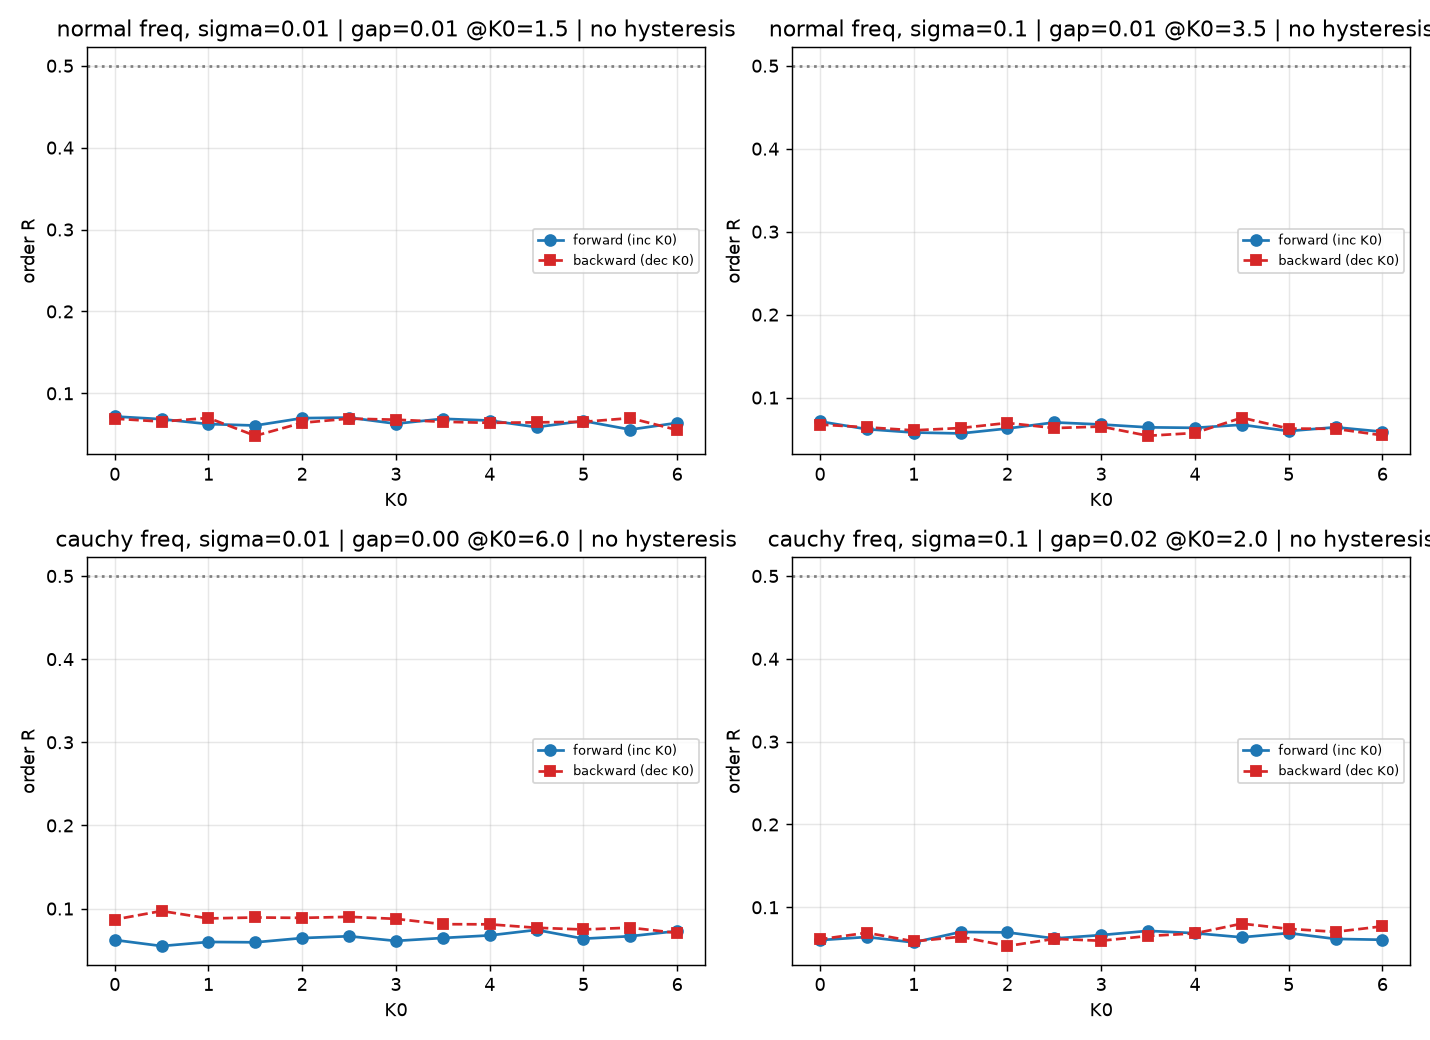

Reproduce this figure in Python.
"""Arbitration: resolve EMP-004 (gemini: hysteresis) vs EMP-008 (minimax: no hysteresis)
for World A Dossier #001 (Kuramoto + K0*R^alpha nonlinear feedback, alpha=2).
Hypothesis: transition order is FREQUENCY-DISTRIBUTION dependent.
  normal spread  -> coherent nucleation -> bistability -> HYSTERESIS (endorses EMP-004)
  cauchy spread  -> incoherent stabilised (Keff->0 as R->0) -> NO hysteresis (endorses EMP-008)
Forward (increasing K0) and backward (decreasing K0) sweeps on same trajectory."""
import numpy as np
import matplotlib
matplotlib.use('Agg')
import matplotlib.pyplot as plt

N = 200
ALPHA = 2.0
DT = 0.05
T_TRANS = 50.0
T_MEAS = 50.0
SEED = 12345

def make_freqs(dist, rng):
    if dist == 'normal':
        return rng.normal(0.0, 1.0, N)
    return np.clip(rng.standard_cauchy(N), -6.0, 6.0)

def deriv(th, om, Keff, R, psi):
    return om + Keff * R * np.sin(psi - th)

def run_sweep(om, K0_list, sigma, rng, carry=None):
    th = carry if carry is not None else rng.uniform(0, 2*np.pi, N)
    Ravg = []
    ntrans = int(T_TRANS/DT); nmeas = int(T_MEAS/DT)
    for K0 in K0_list:
        acc = 0.0; cnt = 0
        for step in range(ntrans + nmeas):
            z = np.mean(np.exp(1j*th)); R = abs(z); psi = np.angle(z)
            Keff = K0 * (R**ALPHA)
            k1 = deriv(th, om, Keff, R, psi)
            th2 = th + 0.5*DT*k1
            z2 = np.mean(np.exp(1j*th2)); R2=abs(z2); p2=np.angle(z2)
            k2 = deriv(th2, om, K0*(R2**ALPHA), R2, p2)
            th3 = th + 0.5*DT*k2
            z3 = np.mean(np.exp(1j*th3)); R3=abs(z3); p3=np.angle(z3)
            k3 = deriv(th3, om, K0*(R3**ALPHA), R3, p3)
            th4 = th + DT*k3
            z4 = np.mean(np.exp(1j*th4)); R4=abs(z4); p4=np.angle(z4)
            k4 = deriv(th4, om, K0*(R4**ALPHA), R4, p4)
            th = th + (DT/6.0)*(k1 + 2*k2 + 2*k3 + k4)
            if sigma > 0:
                th = th + sigma*np.sqrt(DT)*rng.standard_normal(N)
            if step >= ntrans:
                acc += abs(np.mean(np.exp(1j*th))); cnt += 1
        Ravg.append(acc/cnt)
    return np.array(K0_list), np.array(Ravg), th

def main():
    grid = np.round(np.arange(0.0, 6.01, 0.5), 2)
    fwd = grid.tolist(); bwd = grid[::-1].tolist()
    configs = [('normal',0.01),('normal',0.10),('cauchy',0.01),('cauchy',0.10)]
    fig, axes = plt.subplots(2,2, figsize=(11,8))
    out = []
    for idx,(dist,sigma) in enumerate(configs):
        rng = np.random.default_rng(SEED + idx*7)
        om = make_freqs(dist, rng)
        Kf, Rf, th_end = run_sweep(om, fwd, sigma, rng)
        Kb, Rb, _ = run_sweep(om, bwd, sigma, rng, carry=th_end)
        Rb_by_K = dict(zip(Kb, Rb))
        gap = 0.0; gapK = 0.0
        for k, rf in zip(Kf, Rf):
            rb = Rb_by_K.get(k, 0.0)
            if rf - rb > gap:
                gap = rf - rb; gapK = k
        kc_up = None
        for i in range(1, len(Kf)):
            if Rf[i-1] < 0.5 <= Rf[i]:
                kc_up = Kf[i]; break
        has = gap > 0.1
        out.append((dist, sigma, kc_up, round(gap,3), gapK, has))
        ax = axes[idx//2, idx%2]
        ax.plot(Kf, Rf, 'o-', color='C0', label='forward (inc K0)')
        ax.plot(Kb, Rb, 's--', color='C3', label='backward (dec K0)')
        ax.axhline(0.5, ls=':', color='gray')
        tag = 'HYSTERESIS (1st-order)' if has else 'no hysteresis'
        ax.set_title(dist + ' freq, sigma=' + str(sigma) + ' | gap=' + format(gap,'.2f') + ' @K0=' + str(gapK) + ' | ' + tag)
        ax.set_xlabel('K0'); ax.set_ylabel('order R'); ax.legend(fontsize=7); ax.grid(alpha=0.3)
        print('dist=%s sigma=%s Kc_up=%s max_gap=%s @K0=%s has_hysteresis=%s' % (dist, sigma, kc_up, format(gap,'.3f'), gapK, has))
    fig.tight_layout(); fig.savefig('kuramoto_arb.png', dpi=130)
    print('SAVED kuramoto_arb.png')
    with open('kuramoto_arb_summary.txt','w') as f:
        for s in out:
            f.write(str(s)+'\n')

if __name__ == '__main__':
    main()
